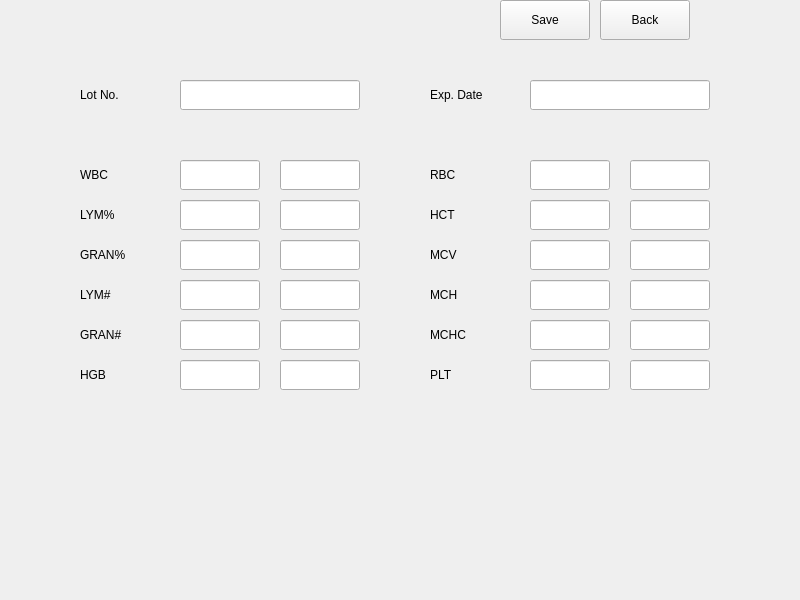
<?xml version="1.0" encoding="UTF-8"?>
<ui version="4.0">
 <class>LJQcSetupWin</class>
 <widget class="QWidget" name="LJQcSetupWin">
  <property name="geometry">
   <rect>
    <x>0</x>
    <y>0</y>
    <width>800</width>
    <height>600</height>
   </rect>
  </property>
  <property name="windowTitle">
   <string>LJQcSetupWin</string>
  </property>
  <widget class="QPushButton" name="pbBack">
   <property name="geometry">
    <rect>
     <x>600</x>
     <y>0</y>
     <width>90</width>
     <height>40</height>
    </rect>
   </property>
   <property name="text">
    <string>Back</string>
   </property>
  </widget>
  <widget class="DigitLineEdit" name="leMcvLow">
   <property name="geometry">
    <rect>
     <x>530</x>
     <y>240</y>
     <width>80</width>
     <height>30</height>
    </rect>
   </property>
   <property name="text">
    <string/>
   </property>
  </widget>
  <widget class="DigitLineEdit" name="leMchHigh">
   <property name="geometry">
    <rect>
     <x>630</x>
     <y>280</y>
     <width>80</width>
     <height>30</height>
    </rect>
   </property>
   <property name="text">
    <string/>
   </property>
  </widget>
  <widget class="QLabel" name="lbHct">
   <property name="geometry">
    <rect>
     <x>430</x>
     <y>200</y>
     <width>80</width>
     <height>30</height>
    </rect>
   </property>
   <property name="text">
    <string>HCT</string>
   </property>
  </widget>
  <widget class="QLabel" name="lbMchc">
   <property name="geometry">
    <rect>
     <x>430</x>
     <y>320</y>
     <width>80</width>
     <height>30</height>
    </rect>
   </property>
   <property name="text">
    <string>MCHC</string>
   </property>
  </widget>
  <widget class="DigitLineEdit" name="leRbcLow">
   <property name="geometry">
    <rect>
     <x>530</x>
     <y>160</y>
     <width>80</width>
     <height>30</height>
    </rect>
   </property>
   <property name="text">
    <string/>
   </property>
  </widget>
  <widget class="QLabel" name="lbRbc">
   <property name="geometry">
    <rect>
     <x>430</x>
     <y>160</y>
     <width>80</width>
     <height>30</height>
    </rect>
   </property>
   <property name="text">
    <string>RBC</string>
   </property>
  </widget>
  <widget class="DigitLineEdit" name="leLymPerLow">
   <property name="geometry">
    <rect>
     <x>180</x>
     <y>200</y>
     <width>80</width>
     <height>30</height>
    </rect>
   </property>
   <property name="text">
    <string/>
   </property>
  </widget>
  <widget class="DigitLineEdit" name="leGranNumLow">
   <property name="geometry">
    <rect>
     <x>180</x>
     <y>320</y>
     <width>80</width>
     <height>30</height>
    </rect>
   </property>
   <property name="text">
    <string/>
   </property>
  </widget>
  <widget class="QLabel" name="lbMcv">
   <property name="geometry">
    <rect>
     <x>430</x>
     <y>240</y>
     <width>80</width>
     <height>30</height>
    </rect>
   </property>
   <property name="text">
    <string>MCV</string>
   </property>
  </widget>
  <widget class="DigitLineEdit" name="leMchcHigh">
   <property name="geometry">
    <rect>
     <x>630</x>
     <y>320</y>
     <width>80</width>
     <height>30</height>
    </rect>
   </property>
   <property name="text">
    <string/>
   </property>
  </widget>
  <widget class="DigitLineEdit" name="leMchcLow">
   <property name="geometry">
    <rect>
     <x>530</x>
     <y>320</y>
     <width>80</width>
     <height>30</height>
    </rect>
   </property>
   <property name="text">
    <string/>
   </property>
  </widget>
  <widget class="DigitLineEdit" name="leGranPerLow">
   <property name="geometry">
    <rect>
     <x>180</x>
     <y>240</y>
     <width>80</width>
     <height>30</height>
    </rect>
   </property>
   <property name="text">
    <string/>
   </property>
  </widget>
  <widget class="DigitLineEdit" name="leMchLow">
   <property name="geometry">
    <rect>
     <x>530</x>
     <y>280</y>
     <width>80</width>
     <height>30</height>
    </rect>
   </property>
   <property name="text">
    <string/>
   </property>
  </widget>
  <widget class="DigitLineEdit" name="lePltLow">
   <property name="geometry">
    <rect>
     <x>530</x>
     <y>360</y>
     <width>80</width>
     <height>30</height>
    </rect>
   </property>
   <property name="text">
    <string/>
   </property>
  </widget>
  <widget class="DigitLineEdit" name="leWbcLow">
   <property name="geometry">
    <rect>
     <x>180</x>
     <y>160</y>
     <width>80</width>
     <height>30</height>
    </rect>
   </property>
   <property name="text">
    <string/>
   </property>
  </widget>
  <widget class="QLabel" name="lbPlt">
   <property name="geometry">
    <rect>
     <x>430</x>
     <y>360</y>
     <width>80</width>
     <height>30</height>
    </rect>
   </property>
   <property name="text">
    <string>PLT</string>
   </property>
  </widget>
  <widget class="QLabel" name="lbLymPer_3">
   <property name="geometry">
    <rect>
     <x>80</x>
     <y>240</y>
     <width>80</width>
     <height>30</height>
    </rect>
   </property>
   <property name="text">
    <string>GRAN%</string>
   </property>
  </widget>
  <widget class="QLabel" name="lbLymPer_5">
   <property name="geometry">
    <rect>
     <x>80</x>
     <y>320</y>
     <width>80</width>
     <height>30</height>
    </rect>
   </property>
   <property name="text">
    <string>GRAN#</string>
   </property>
  </widget>
  <widget class="DigitLineEdit" name="lePltHigh">
   <property name="geometry">
    <rect>
     <x>630</x>
     <y>360</y>
     <width>80</width>
     <height>30</height>
    </rect>
   </property>
   <property name="text">
    <string/>
   </property>
  </widget>
  <widget class="DigitLineEdit" name="leHgbHigh">
   <property name="geometry">
    <rect>
     <x>280</x>
     <y>360</y>
     <width>80</width>
     <height>30</height>
    </rect>
   </property>
   <property name="text">
    <string/>
   </property>
  </widget>
  <widget class="DigitLineEdit" name="leLymNumHigh">
   <property name="geometry">
    <rect>
     <x>280</x>
     <y>280</y>
     <width>80</width>
     <height>30</height>
    </rect>
   </property>
   <property name="text">
    <string/>
   </property>
  </widget>
  <widget class="DigitLineEdit" name="leMcvHigh">
   <property name="geometry">
    <rect>
     <x>630</x>
     <y>240</y>
     <width>80</width>
     <height>30</height>
    </rect>
   </property>
   <property name="text">
    <string/>
   </property>
  </widget>
  <widget class="DigitLineEdit" name="leHctLow">
   <property name="geometry">
    <rect>
     <x>530</x>
     <y>200</y>
     <width>80</width>
     <height>30</height>
    </rect>
   </property>
   <property name="text">
    <string/>
   </property>
  </widget>
  <widget class="DigitLineEdit" name="leHctHigh">
   <property name="geometry">
    <rect>
     <x>630</x>
     <y>200</y>
     <width>80</width>
     <height>30</height>
    </rect>
   </property>
   <property name="text">
    <string/>
   </property>
  </widget>
  <widget class="QLabel" name="lbLymPer">
   <property name="geometry">
    <rect>
     <x>80</x>
     <y>200</y>
     <width>80</width>
     <height>30</height>
    </rect>
   </property>
   <property name="text">
    <string>LYM%</string>
   </property>
  </widget>
  <widget class="QLabel" name="lbMch">
   <property name="geometry">
    <rect>
     <x>430</x>
     <y>280</y>
     <width>80</width>
     <height>30</height>
    </rect>
   </property>
   <property name="text">
    <string>MCH</string>
   </property>
  </widget>
  <widget class="DigitLineEdit" name="leRbcHigh">
   <property name="geometry">
    <rect>
     <x>630</x>
     <y>160</y>
     <width>80</width>
     <height>30</height>
    </rect>
   </property>
   <property name="text">
    <string/>
   </property>
  </widget>
  <widget class="DigitLineEdit" name="leGranPerHigh">
   <property name="geometry">
    <rect>
     <x>280</x>
     <y>240</y>
     <width>80</width>
     <height>30</height>
    </rect>
   </property>
   <property name="text">
    <string/>
   </property>
  </widget>
  <widget class="DigitLineEdit" name="leWbcHigh">
   <property name="geometry">
    <rect>
     <x>280</x>
     <y>160</y>
     <width>80</width>
     <height>30</height>
    </rect>
   </property>
   <property name="text">
    <string/>
   </property>
  </widget>
  <widget class="DigitLineEdit" name="leLymNumLow">
   <property name="geometry">
    <rect>
     <x>180</x>
     <y>280</y>
     <width>80</width>
     <height>30</height>
    </rect>
   </property>
   <property name="text">
    <string/>
   </property>
  </widget>
  <widget class="DigitLineEdit" name="leLymPerHigh">
   <property name="geometry">
    <rect>
     <x>280</x>
     <y>200</y>
     <width>80</width>
     <height>30</height>
    </rect>
   </property>
   <property name="text">
    <string/>
   </property>
  </widget>
  <widget class="QLabel" name="lbWbc">
   <property name="geometry">
    <rect>
     <x>80</x>
     <y>160</y>
     <width>80</width>
     <height>30</height>
    </rect>
   </property>
   <property name="text">
    <string>WBC</string>
   </property>
  </widget>
  <widget class="DigitLineEdit" name="leGranNumHigh">
   <property name="geometry">
    <rect>
     <x>280</x>
     <y>320</y>
     <width>80</width>
     <height>30</height>
    </rect>
   </property>
   <property name="text">
    <string/>
   </property>
  </widget>
  <widget class="DigitLineEdit" name="leHgbLow">
   <property name="geometry">
    <rect>
     <x>180</x>
     <y>360</y>
     <width>80</width>
     <height>30</height>
    </rect>
   </property>
   <property name="text">
    <string/>
   </property>
  </widget>
  <widget class="QLabel" name="lbLymPer_4">
   <property name="geometry">
    <rect>
     <x>80</x>
     <y>280</y>
     <width>80</width>
     <height>30</height>
    </rect>
   </property>
   <property name="text">
    <string>LYM#</string>
   </property>
  </widget>
  <widget class="QLabel" name="lbHgb">
   <property name="geometry">
    <rect>
     <x>80</x>
     <y>360</y>
     <width>80</width>
     <height>30</height>
    </rect>
   </property>
   <property name="text">
    <string>HGB</string>
   </property>
  </widget>
  <widget class="QPushButton" name="pbSave">
   <property name="geometry">
    <rect>
     <x>500</x>
     <y>0</y>
     <width>90</width>
     <height>40</height>
    </rect>
   </property>
   <property name="text">
    <string>Save</string>
   </property>
  </widget>
  <widget class="QLabel" name="lbLotNo">
   <property name="geometry">
    <rect>
     <x>80</x>
     <y>80</y>
     <width>80</width>
     <height>30</height>
    </rect>
   </property>
   <property name="text">
    <string>Lot No.</string>
   </property>
  </widget>
  <widget class="LineEdit" name="leLotNo">
   <property name="geometry">
    <rect>
     <x>180</x>
     <y>80</y>
     <width>180</width>
     <height>30</height>
    </rect>
   </property>
  </widget>
  <widget class="QLabel" name="lbExpDate">
   <property name="geometry">
    <rect>
     <x>430</x>
     <y>80</y>
     <width>80</width>
     <height>30</height>
    </rect>
   </property>
   <property name="text">
    <string>Exp. Date</string>
   </property>
  </widget>
  <widget class="DateLineEdit" name="leExpDate">
   <property name="geometry">
    <rect>
     <x>530</x>
     <y>80</y>
     <width>180</width>
     <height>30</height>
    </rect>
   </property>
  </widget>
 </widget>
 <layoutdefault spacing="6" margin="11"/>
 <customwidgets>
  <customwidget>
   <class>LineEdit</class>
   <extends>QLineEdit</extends>
   <header>lineedit.h</header>
  </customwidget>
  <customwidget>
   <class>DateLineEdit</class>
   <extends>LineEdit</extends>
   <header>datelineedit.h</header>
  </customwidget>
  <customwidget>
   <class>DigitLineEdit</class>
   <extends>LineEdit</extends>
   <header>digitlineedit.h</header>
  </customwidget>
 </customwidgets>
 <resources/>
 <connections/>
</ui>
